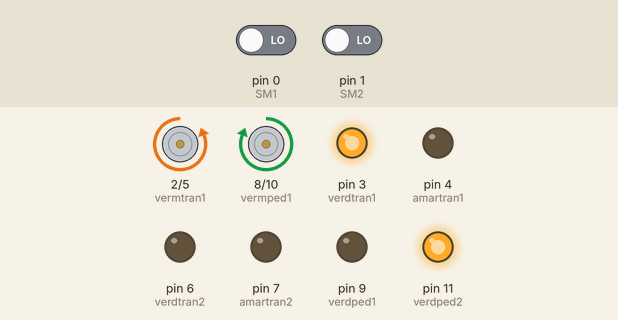
Simulated run of this sketch. Board: Arduino Uno, built with avr-gcc and run on an emulated ATmega328P. Shown: motor-driver pin pairs drawn as motors (green arrow = first pin HIGH = forward, orange = second pin HIGH = backward, longer = more drive), output pins drawn as LEDs (lit = HIGH). The test bench sets the inputs (shaded band); at power-on: pin 0 (SM1) LOW, pin 1 (SM2) LOW.

Above: at 9.4 s.
9.5 s: pin 0 (SM1) driven HIGH
At 29.3 s:
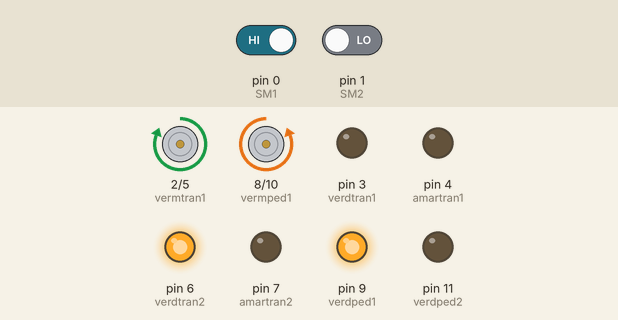
At 48.8 s:
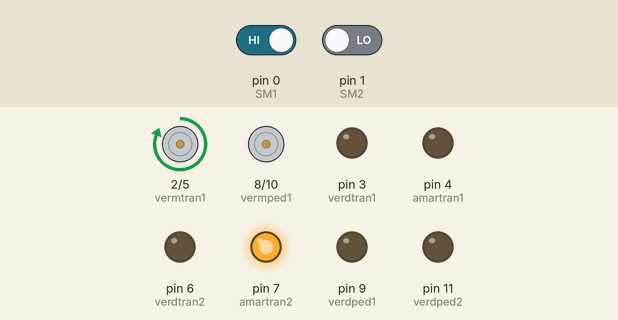
Timing chart, 0 to 57.5 s (numbered marks = the images above; inputs shaded):
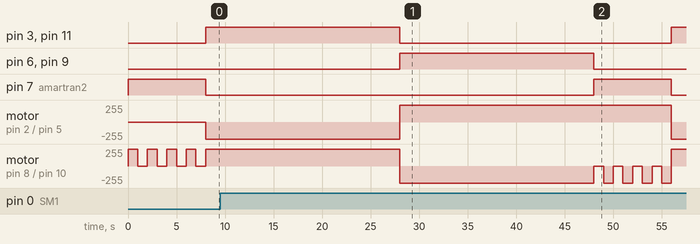

The sketch:

sm.ino
```cpp
// Sensor Magnetico

int SM1 = 0; // sensor rua 1
int SM2 = 1; // sensor rua 2

int vermtran1 =2;
int verdtran1 =3;
int amartran1 =4;
int vermtran2 =5;
int verdtran2 =6;
int amartran2 =7;
int vermped1 =8;
int verdped1 =9;
int vermped2 =10;
int verdped2 =11;

void setup() {
  pinMode(SM1, INPUT);
  pinMode(SM2, INPUT);
  pinMode(vermtran1, OUTPUT);
  pinMode(verdtran1, OUTPUT);
  pinMode(amartran1, OUTPUT);
  pinMode(vermtran2, OUTPUT);
  pinMode(verdtran2, OUTPUT);
  pinMode(amartran2, OUTPUT);
  pinMode(vermped1, OUTPUT);
  pinMode(verdped1, OUTPUT);
  pinMode(vermped2, OUTPUT);
  pinMode(verdped2, OUTPUT);
}

void loop() {

  if(digitalRead(SM1)){
    /* fechado para transito da rua 1, aberto para
      pedestre da rua 1, aberto para transito da
      rua 2, fechado para pedestre da rua 2. */

     digitalWrite(vermtran1, 1);
     digitalWrite(verdtran2, 1);
     digitalWrite(vermped2, 1);
     digitalWrite(verdped1, 1);
     digitalWrite(vermtran2, 0);
     digitalWrite(verdtran1, 0);
     digitalWrite(vermped1, 0);
     digitalWrite(verdped2, 0);
     digitalWrite(amartran1, 0);
     digitalWrite(amartran2, 0);
     delay(20000);
  }
  // amarelo da rua 2, mãozinha de pedestre da rua 1.

  digitalWrite(amartran2, 1);
  digitalWrite(verdtran2, 0);
  digitalWrite(verdped1, 0);
  digitalWrite(vermped1, 1);
  delay(1000);
  digitalWrite(vermped1, 0);
  delay(1000);
  digitalWrite(vermped1, 1);
  delay(1000);
  digitalWrite(vermped1, 0);
  delay(1000);
  digitalWrite(vermped1, 1);
  delay(1000);
  digitalWrite(vermped1, 0);
  delay(1000);
  digitalWrite(vermped1, 1);
  delay(1000);
  digitalWrite(vermped1, 0);
  delay(1000);

  /* aberto para transito da rua 1, fechado para
   pedestre da rua 1, fechado para transito da
   rua 2, aberto para pedestre da rua 2. */

  digitalWrite(vermtran1, 0);
  digitalWrite(verdtran2, 0);
  digitalWrite(vermped2, 0);
  digitalWrite(verdped1, 0);
  digitalWrite(vermtran2, 1);
  digitalWrite(verdtran1, 1);
  digitalWrite(vermped1, 1);
  digitalWrite(verdped2, 1);
  digitalWrite(amartran1, 0);
  digitalWrite(amartran2, 0);
  delay(20000);

  // amarelo da rua 1, mãozinha de pedestre da rua 2.
  if(digitalRead(SM2)){
     digitalWrite(amartran1, 1);
     digitalWrite(verdtran1, 0);
     digitalWrite(verdped2, 0);
     digitalWrite(vermped2, 1);
     delay(1000);
     digitalWrite(vermped2, 0);
     delay(1000);
     digitalWrite(vermped2, 1);
     delay(1000);
     digitalWrite(vermped2, 0);
     delay(1000);
     digitalWrite(vermped2, 1);
     delay(1000);
     digitalWrite(vermped2, 0);
     delay(1000);
     digitalWrite(vermped2, 1);
     delay(1000);
     digitalWrite(vermped2, 0);
     delay(1000);
  }

}
```

Measured:
- after the input at 9.5 s, pin 3 (verdtran1), pin 11 (verdped2): HIGH → LOW after 18.5 s, → HIGH 28.0 s later; pin 6 (verdtran2), pin 9 (verdped1): LOW → HIGH after 18.5 s, → LOW 20.0 s later; motor on pin 2 (vermtran1) / pin 5 (vermtran2): backward 255/255 → forward 255/255 after 18.5 s, → backward 255/255 28.0 s later
